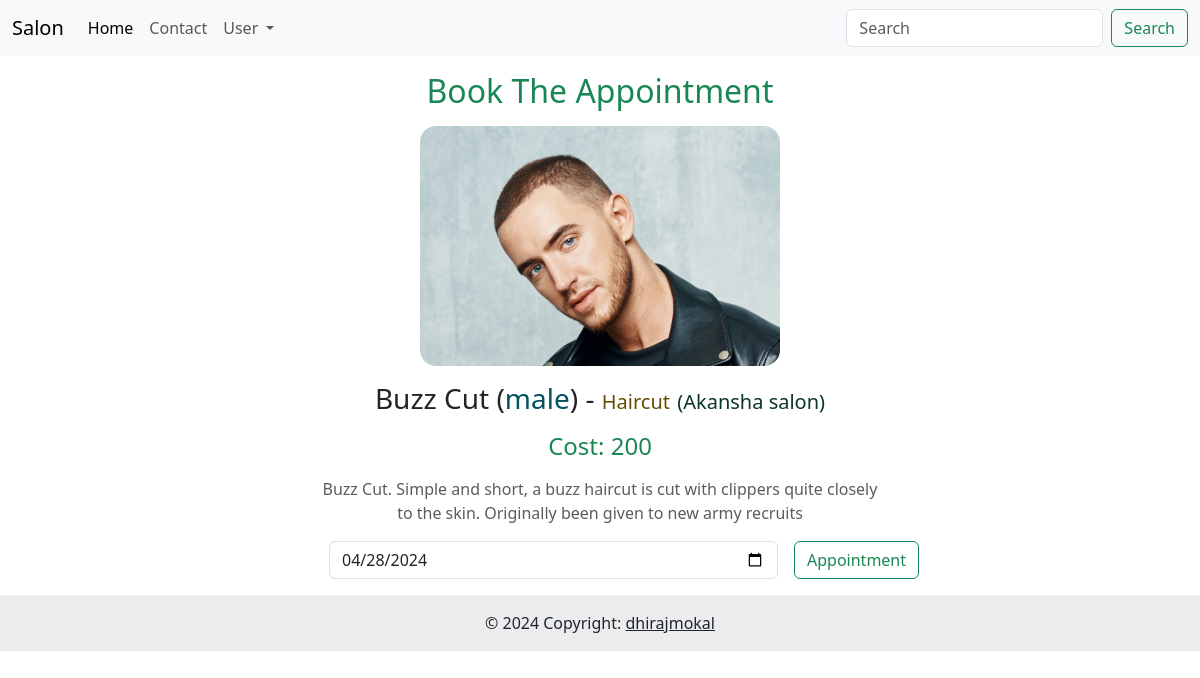
The page /salon/user/service/appointment/1 (signed in) on the database its author committed.
### salon/models.py (models this page shows, shortened)
class Servies_Types(models.Model):
    MALE = 'male'
    FEMALE = 'female'
    BOTH = 'both'
    GENDER_CHOICES = [
        (MALE, 'Male'),
        (FEMALE, 'Female'),
        (BOTH, 'Both'),
    ]
    service_type_name = models.CharField(max_length=100)
    service_image = models.ImageField(
        max_length=255, default='', upload_to='service/image')
    service_cost = models.IntegerField()
    gender = models.CharField(max_length=10, choices=GENDER_CHOICES)
    business = models.ForeignKey(Business, on_delete=models.CASCADE)
    services = models.ForeignKey(Services, on_delete=models.CASCADE)
    description = models.TextField(default='')
    class Meta:
        unique_together = ['service_type_name', 'business']

class Services(models.Model):
    service_name = models.CharField(max_length=100, unique=True)
    service_icon = models.ImageField(
        max_length=255, default='', upload_to='service/icon')

class Business(models.Model):
    salon_owner_name = models.CharField(max_length=60)
    salon_name = models.CharField(max_length=40)
    salon_email = models.EmailField(max_length=40, unique=True)
    salon_location = models.CharField(
        max_length=100, default=None, blank=True, null=True)
    salon_address = models.CharField(max_length=150, default='')
    salon_profile_pic = models.ImageField(
        max_length=255, default='', upload_to='business/profile')
    open_time = models.TimeField(default=None, blank=True, null=True)
    closing_time = models.TimeField(default=None, blank=True, null=True)
    password = models.TextField()

### salon/views.py (the view, shortened to what this page needs)
# urls.py: path("user/service/appointment/<int:service_id>", views.book_appointment, name="book_appointment"),
@user_login_required
def book_appointment(req, service_id):
    selected_service = Servies_Types.objects.select_related(
        'business', 'services').filter(id=service_id).first()
    return render(req, "salon/user/appointment.html", {'session': req.session, 'selected_service': selected_service})

### salon/utils.py (called while the page is built)
def user_login_required(func):
    @wraps(func)
    def wrapper(request, *args, **kwargs):
        if not request.session._SessionBase__session_key or request.session['loggedIn'] != True or request.session['type_of_loggedin'] != "user":
            messages.warning(request, "Please Login As User")
            return redirect('/salon')
        response = func(request, *args, **kwargs)
        return response
    return wrapper

### templates/salon/user/appointment.html (shortened to what this page needs)
{% extends 'salon/salonbase.html' %}
{% load static %}
{% block body %}
<head>
    <link href="{% static "css/appointment.css" %}" rel="stylesheet">
</head>
<div class="container text-center">
    <h2 class="text-success mt-3">Book The Appointment</h2>
    <img src="/media/{{selected_service.service_image}}" class="service_image rounded-4 align-self-center mt-2"/>
    <h3 class="mt-3">
        {{selected_service.service_type_name}}
         (<span class="text-info-emphasis">{{selected_service.gender}}</span>) -
        <span class="fs-5 text-warning-emphasis">{{selected_service.services.service_name}}</span>
        <span class="fs-5 text-success-emphasis" style="cursor: pointer;" data-bs-toggle="modal" data-bs-target="#salonDetails">({{selected_service.business.salon_name}})</span>
    </h3>
    <h4 class="mt-3 text-success">Cost: {{selected_service.service_cost}} </h4>
    <p class="card-body w-50 mx-auto text-body-secondary mt-3">{{selected_service.description}}</p>
    <div class="row g-3 w-50 mx-auto">
      <div class="col">
        <input type="date" class="form-control" id="appointment_date" min="">
      </div>
      <div class="col-lg-2">
        <button class="btn btn-outline-success" id="get_appointment">Appointment</button>
      </div>
    </div>
</div>
{% endblock body %}

### static/css/appointment.css (style rules this page uses)
.service_image { width: 30vw; height: auto; }

### rows shown on the page
Servies_Types: service_image (picture), service_type_name "Buzz Cut", gender "male", services.service_name "Haircut", business.salon_name "Akansha salon", service_cost "200", description "Buzz Cut. Simple and short, a buzz haircut is cut with clippers quite closely to the skin. Originally been given to new army recruits"
